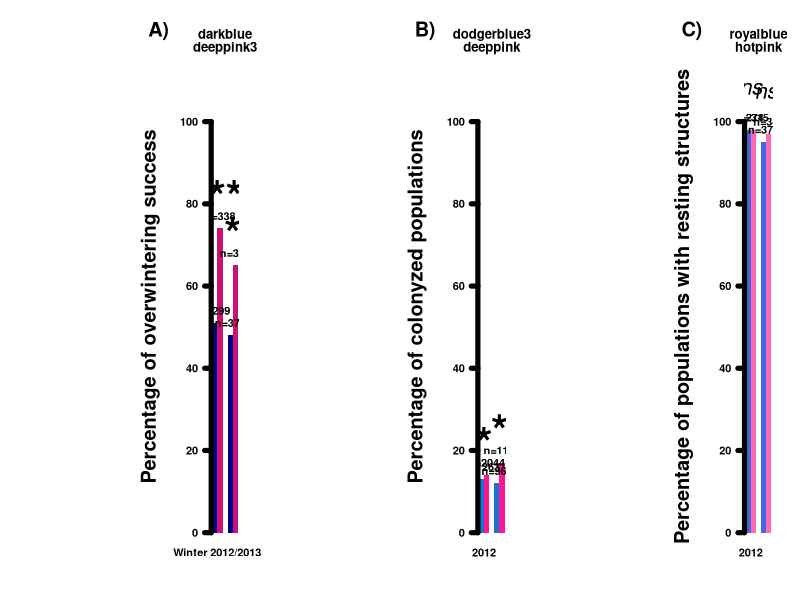
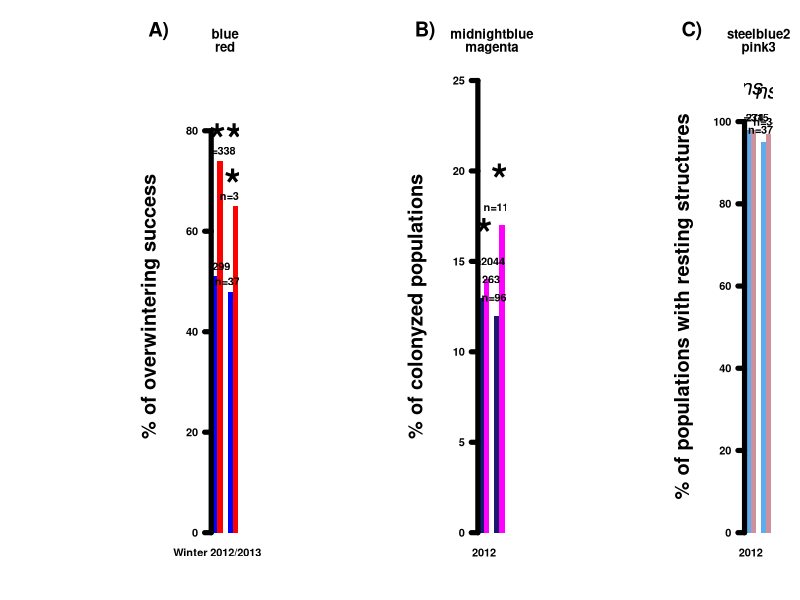

Reproduce these figures in R, in order.
###############################################################################
###############################################################################
#barplot of the effect of coinfection on different parameters
###############################################################################
###############################################################################


###############################################################################
#first try
###############################################################################

op<-par(mfrow=c(1,3),mar=c(5.1,16,6.1,2.1), oma=c(0,0,0,0))

#first plot for the overwintering success
coolcol<-c("darkblue","deeppink3")
datmat<-matrix(c(51,74,48,65),nrow=2)
temp<-barplot(datmat,beside=TRUE,border=NA,col=coolcol,
              names.arg=list("Winter 2012/2013","Winter 2013/2014"),
              main=coolcol,font=2,las=1,cex.lab=2,lwd=5,ylim=c(0,110))
mtext(side=2,text="Percentage of overwintering success",line=4,font=2,cex=1.2)
text(temp[1],datmat[1]+3,"n=299",font=2)
text(temp[2],datmat[2]+3,"n=338",font=2)
text((temp[1]+temp[2])/2,max(datmat[1:2])+10,"***",font=2,cex=4)
text(temp[3],datmat[3]+3,"n=372",font=2)
text(temp[4],datmat[4]+3,"n=346",font=2)
text((temp[3]+temp[4])/2,max(datmat[3:4])+10,"*",font=2,cex=4)
mtext(side=2,text="A)",font=2,cex=1.2,adj=3,padj=-18,las=1)

#second plot for the colonization success
coolcol<-c("dodgerblue3","deeppink")
datmat<-matrix(c(13,14,12,17),nrow=2)
temp<-barplot(datmat,beside=TRUE,border=NA,col=coolcol,
              names.arg=list("2012","2013"),
              main=coolcol,font=2,las=1,cex.lab=2,lwd=5,ylim=c(0,110))
mtext(side=2,text="Percentage of colonyzed populations",line=4,font=2,cex=1.2)
text(temp[1],datmat[1]+3,"n=1263",font=2)
text(temp[2],datmat[2]+3,"n=2044",font=2)
text((temp[1]+temp[2])/2,max(datmat[1:2])+10,"*",font=2,cex=4)
text(temp[3],datmat[3]+3,"n=962",font=2)
text(temp[4],datmat[4]+3,"n=1184",font=2)
text((temp[3]+temp[4])/2,max(datmat[3:4])+10,"*",font=2,cex=4)
mtext(side=2,text="B)",font=2,cex=1.2,adj=3,padj=-18,las=1)

#third plot for the production of overwintering structures
coolcol<-c("royalblue","hotpink")
datmat<-matrix(c(98,98,95,97),nrow=2)
temp<-barplot(datmat,beside=TRUE,border=NA,col=coolcol,
              names.arg=list("2012","2013"),
              main=coolcol,font=2,las=1,cex.lab=2,lwd=5,ylim=c(0,110))
mtext(side=2,text="Percentage of populations with resting structures",
      line=4,font=2,cex=1.2)
text(temp[1],datmat[1]+3,"n=274",font=2)
text(temp[2],datmat[2]+3,"n=315",font=2)
text((temp[1]+temp[2])/2,max(datmat[1:2])+10,"ns",font=3,cex=2)
text(temp[3],datmat[3]+3,"n=374",font=2)
text(temp[4],datmat[4]+3,"n=343",font=2)
text((temp[3]+temp[4])/2,max(datmat[3:4])+10,"ns",font=3,cex=2)
mtext(side=2,text="C)",font=2,cex=1.2,adj=3,padj=-18,las=1)

par(op)

###############################################################################
#second try
###############################################################################

op<-par(mfrow=c(1,3),mar=c(5.1,16,6.1,2.1), oma=c(0,0,0,0))

#first plot for the overwintering success
coolcol<-c("blue","red")
datmat<-matrix(c(51,74,48,65),nrow=2)
temp<-barplot(datmat,beside=TRUE,border=NA,col=coolcol,
              names.arg=list("Winter 2012/2013","Winter 2013/2014"),
              main=coolcol,font=2,las=1,cex.lab=2,lwd=5,ylim=c(0,90))
mtext(side=2,text="% of overwintering success",line=4,font=2,cex=1.2)
text(temp[1],datmat[1]+2,"n=299",font=2)
text(temp[2],datmat[2]+2,"n=338",font=2)
text((temp[1]+temp[2])/2,max(datmat[1:2])+6,"***",font=2,cex=4)
text(temp[3],datmat[3]+2,"n=372",font=2)
text(temp[4],datmat[4]+2,"n=346",font=2)
text((temp[3]+temp[4])/2,max(datmat[3:4])+6,"*",font=2,cex=4)
mtext(side=2,text="A)",font=2,cex=1.2,adj=3,padj=-18,las=1)

#second plot for the colonization success
coolcol<-c("midnightblue","magenta")
datmat<-matrix(c(13,14,12,17),nrow=2)
temp<-barplot(datmat,beside=TRUE,border=NA,col=coolcol,
              names.arg=list("2012","2013"),
              main=coolcol,font=2,las=1,cex.lab=2,lwd=5,ylim=c(0,25))
mtext(side=2,text="% of colonyzed populations",line=4,font=2,cex=1.2)
text(temp[1],datmat[1]+1,"n=1263",font=2)
text(temp[2],datmat[2]+1,"n=2044",font=2)
text((temp[1]+temp[2])/2,max(datmat[1:2])+3,"*",font=2,cex=4)
text(temp[3],datmat[3]+1,"n=962",font=2)
text(temp[4],datmat[4]+1,"n=1184",font=2)
text((temp[3]+temp[4])/2,max(datmat[3:4])+3,"*",font=2,cex=4)
mtext(side=2,text="B)",font=2,cex=1.2,adj=3,padj=-18,las=1)

#third plot for the production of overwintering structures
coolcol<-c("steelblue2","pink3")
datmat<-matrix(c(98,98,95,97),nrow=2)
temp<-barplot(datmat,beside=TRUE,border=NA,col=coolcol,
              names.arg=list("2012","2013"),
              main=coolcol,font=2,las=1,cex.lab=2,lwd=5,ylim=c(0,110))
mtext(side=2,text="% of populations with resting structures",
      line=4,font=2,cex=1.2)
text(temp[1],datmat[1]+3,"n=274",font=2)
text(temp[2],datmat[2]+3,"n=315",font=2)
text((temp[1]+temp[2])/2,max(datmat[1:2])+10,"ns",font=3,cex=2)
text(temp[3],datmat[3]+3,"n=374",font=2)
text(temp[4],datmat[4]+3,"n=343",font=2)
text((temp[3]+temp[4])/2,max(datmat[3:4])+10,"ns",font=3,cex=2)
mtext(side=2,text="C)",font=2,cex=1.2,adj=3,padj=-18,las=1)

par(op)






which(colors()=="hotpink")
